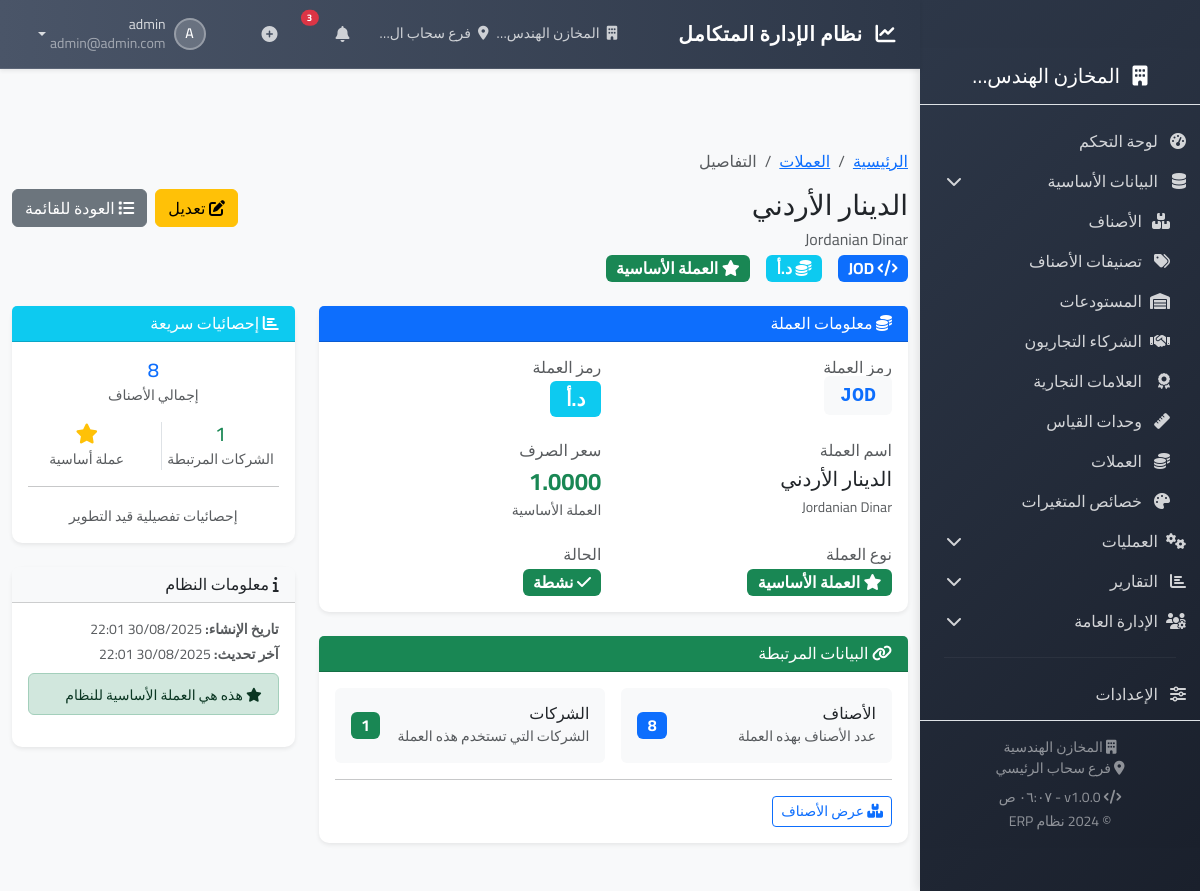
Page /currencies/1/ (signed in) on the earlier database version.
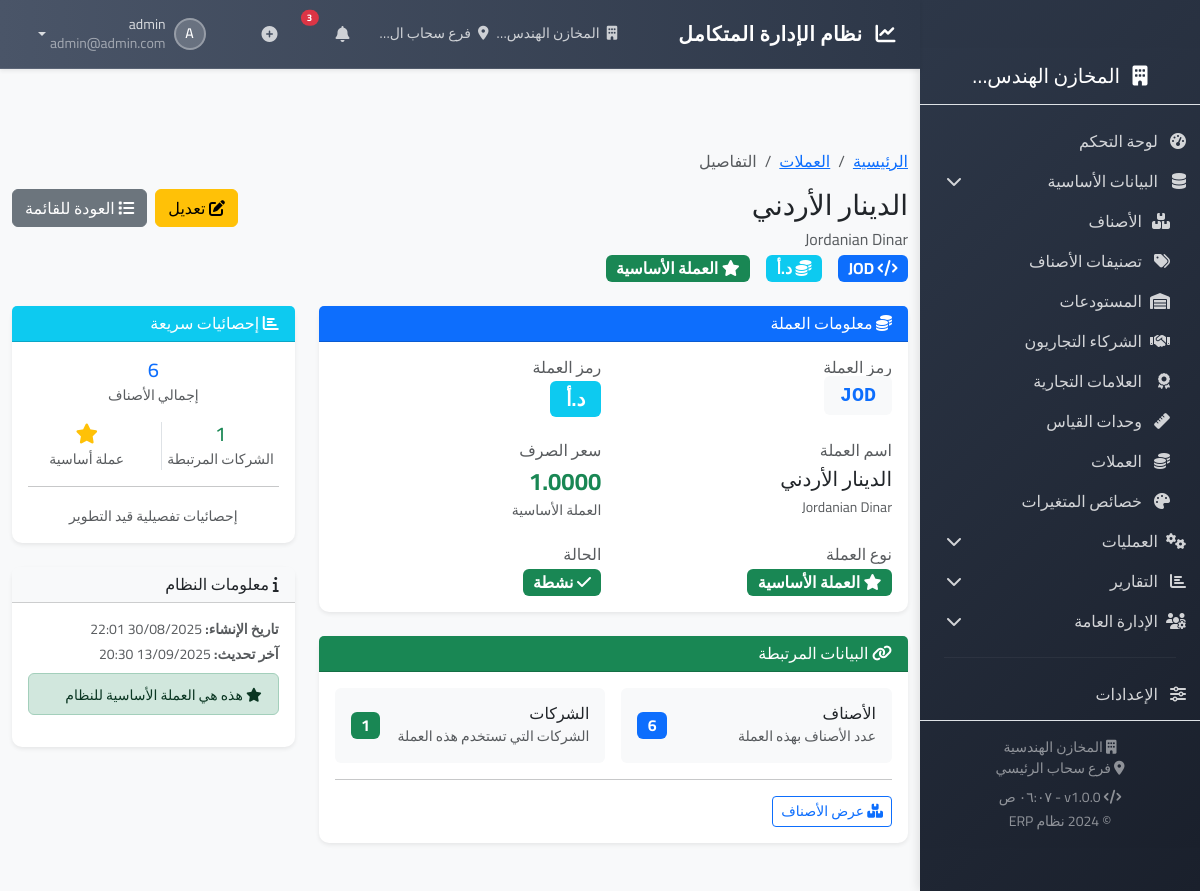
Same page on the later database version.
### apps/core/models.py (models this page shows, shortened)
class Currency(models.Model):
    code = models.CharField(_('رمز العملة'), max_length=3, unique=True)
    name = models.CharField(_('اسم العملة'), max_length=100)
    name_en = models.CharField(_('الاسم الإنجليزي'), max_length=100)
    symbol = models.CharField(_('رمز العملة'), max_length=10)
    exchange_rate = models.DecimalField(_('سعر الصرف'), max_digits=10, decimal_places=4, default=1.0000)
    is_base = models.BooleanField(_('العملة الأساسية'), default=False)
    is_active = models.BooleanField(_('نشطة'), default=True)
    created_at = models.DateTimeField(auto_now_add=True)
    updated_at = models.DateTimeField(auto_now=True)
    class Meta:
        verbose_name = _('عملة')
        verbose_name_plural = _('العملات')

### apps/core/views/currency_views.py (the view)
# urls.py: path('currencies/<int:pk>/', views.CurrencyDetailView.as_view(), name='currency_detail'),
class CurrencyDetailView(LoginRequiredMixin, PermissionRequiredMixin, DetailView):
    model = Currency
    template_name = 'core/currencies/currency_detail.html'
    context_object_name = 'currency'
    permission_required = 'core.view_currency'
    def get_context_data(self, **kwargs):
        context = super().get_context_data(**kwargs)
        items_count = self.object.items.count() if hasattr(self.object, 'items') else 0
        companies_count = self.object.companies.count() if hasattr(self.object, 'companies') else 0
        context.update({
            'title': _('تفاصيل العملة: %(name)s') % {'name': self.object.name},
            'can_change': self.request.user.has_perm('core.change_currency'),
            'can_delete': self.request.user.has_perm('core.delete_currency'),
            'breadcrumbs': [
                {'title': _('الرئيسية'), 'url': reverse('core:dashboard')},
                {'title': _('العملات'), 'url': reverse('core:currency_list')},
                {'title': _('التفاصيل'), 'url': ''}
            ],
            'edit_url': reverse('core:currency_update', kwargs={'pk': self.object.pk}),
            'delete_url': reverse('core:currency_delete', kwargs={'pk': self.object.pk}),
            'items_count': items_count,
            'companies_count': companies_count,
        })
        return context

### apps/core/context_processors.py (called while the page is built)
def system_settings(request):
    return {
        'SYSTEM_NAME': 'نظام ERP',
        'SYSTEM_VERSION': '1.0.0',
        'COMPANY_NAME': request.current_company.name if hasattr(request, 'current_company') and request.current_company else '',
        'BRANCH_NAME': request.current_branch.name if hasattr(request, 'current_branch') and request.current_branch else '',
        'CURRENCY': 'د.أ',  # الدينار الأردني
    }

### apps/core/models.py (called while the page is built, shortened)
    def can_access_branch(self, branch):
        if self.is_superuser:
            return True

### apps/core/templates/core/currencies/currency_detail.html (shortened to what the changed rows need)
{% extends 'base/base.html' %}
{% load i18n static %}
{% block content %}
<div class="container-fluid py-4">
    <div class="d-flex justify-content-between align-items-start mb-4">
        <div>
            <h1 class="h3 mb-1">{{ currency.name }}</h1>
            {% if currency.name_en %}
                <p class="text-muted mb-1">{{ currency.name_en }}</p>
            {% endif %}
            <div class="d-flex align-items-center gap-3">
                <span class="badge bg-primary fs-6">
                    <i class="fas fa-code"></i> {{ currency.code }}
                </span>
                <span class="badge bg-info fs-6">
                    <i class="fas fa-coins"></i> {{ currency.symbol }}
                </span>
                {% if currency.is_base %}
                    <span class="badge bg-success fs-6">
                        <i class="fas fa-star"></i> {% trans "العملة الأساسية" %}
                    </span>
                {% endif %}
            </div>
        </div>
    </div>
    <div class="row">
        <div class="col-lg-8">
            <div class="card shadow-sm mb-4">
                <div class="card-body">
                    <div class="row g-4">
                        <div class="col-md-6">
                            <p class="mb-0">
                                <code class="bg-light px-3 py-2 rounded fs-5 text-primary fw-bold">{{ currency.code }}</code>
                            </p>
                        </div>
                        <div class="col-md-6">
                            <p class="mb-0">
                                <span class="badge bg-info fs-5 px-3 py-2">{{ currency.symbol }}</span>
                            </p>
                        </div>
                        <div class="col-md-6">
                            <h6 class="text-muted mb-1">{% trans "اسم العملة" %}</h6>
                            <p class="mb-0 fs-5">{{ currency.name }}</p>
                            {% if currency.name_en %}
                                <small class="text-muted">{{ currency.name_en }}</small>
                            {% endif %}
                        </div>
                    </div>
                </div>
            </div>
            <div class="card shadow-sm mb-4">
                <div class="card-body">
                    <div class="row g-3">
                        <div class="col-md-6">
                            <div class="d-flex justify-content-between align-items-center p-3 bg-light rounded">
                                <div>
                                    <h6 class="mb-0">{% trans "الأصناف" %}</h6>
                                    <small class="text-muted">{% trans "عدد الأصناف بهذه العملة" %}</small>
                                </div>
                                <span class="badge bg-primary fs-6">{{ items_count|default:0 }}</span>
                            </div>
                        </div>
                    </div>
                </div>
            </div>
        </div>
        <div class="col-lg-4">
            <div class="card shadow-sm mb-4">
                <div class="card-body text-center">
                    <div class="row g-3">
                        <div class="col-12">
                            <h5 class="text-primary mb-0">{{ items_count|default:0 }}</h5>
                            <small class="text-muted">{% trans "إجمالي الأصناف" %}</small>
                        </div>
                    </div>
                </div>
            </div>
            <div class="card shadow-sm mb-4">
                <div class="card-body">
                    <small class="text-muted d-block mb-1">
                        <strong>{% trans "تاريخ الإنشاء" %}:</strong> {{ currency.created_at|date:"d/m/Y H:i" }}
                    </small>
                    <small class="text-muted d-block mb-1">
                        <strong>{% trans "آخر تحديث" %}:</strong> {{ currency.updated_at|date:"d/m/Y H:i" }}
                    </small>
                    {% if currency.is_base %}
                    <div class="alert alert-success mt-2 py-2">
                        <small>
                        </small>
                    </div>
                    {% endif %}
                </div>
            </div>
        </div>
    </div>
</div>
{% endblock %}

Differences in the rows shown:
changed Currency "الدينار الأردني": updated_at "30/08/2025 22:01" → "13/09/2025 20:30"
Other differences:
{{ items_count|default:0 }}: "8" → "6"
